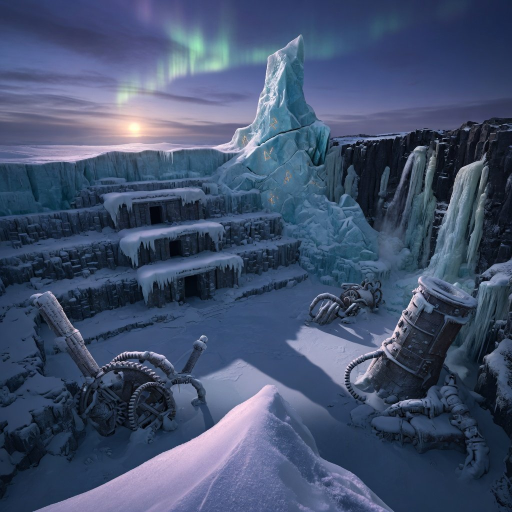
#> input picture tools/gatesuite/fixtures/key-zd1-b.jpg, 1024 x 1024 px, found by its file name (shown at 1/2 size)
$ python metrics.py ../../gatesuite/fixtures/dark-value-copy.jpg
#> lines starting #> are read from the running program, lines starting #| are printed output that depends on the picture; after the words box and inside, x2 and y2 are one past the last pixel; in counts of white or black regions, pixels touching at a corner belong together; pictures that were not available may be replaced by others from this repository, and a replacement may not be noted
import cv2,numpy as np,json,sys
V=sys.argv[1]
key=cv2.imread('/workspace/zd-bible-1012/key-zd1-b.jpg'); r=cv2.imread(f'out/R-{V}-1-keycam.png')
#> further down, key is the input picture: shape (1024, 1024, 3); mean B, G, R 110.4, 81.6, 67.3
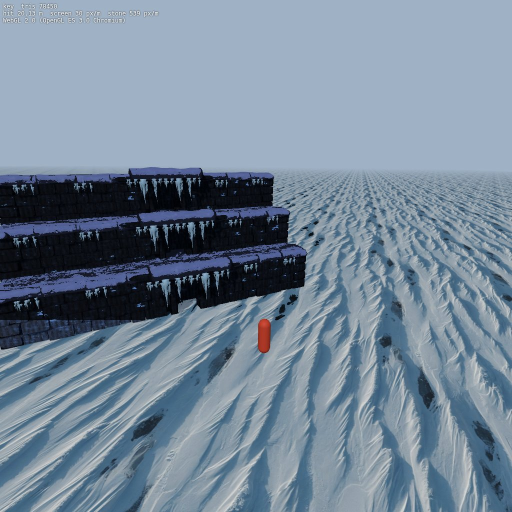
#> input picture tools/gatesuite/fixtures/dark-value-copy.jpg, 1024 x 1024 px, given in place of dark-value-copy.jpg-1-keycam.png, which was not available (shown at 1/2 size)
#> further down, r is the input picture: shape (1024, 1024, 3); mean B, G, R 152, 134.7, 117.4
m=cv2.imread(f'out/R-{V}-mask.png',0)>128
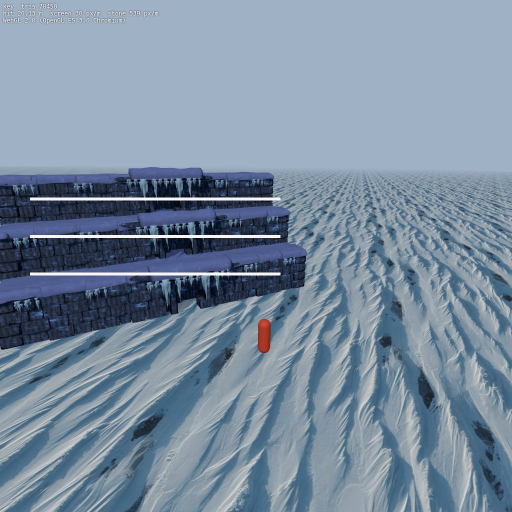
#> input picture tools/gatesuite/fixtures/v11-icicle-bar.jpg, 1024 x 1024 px, given in place of dark-value-copy.jpg-mask.png, which was not available (shown at 1/2 size)
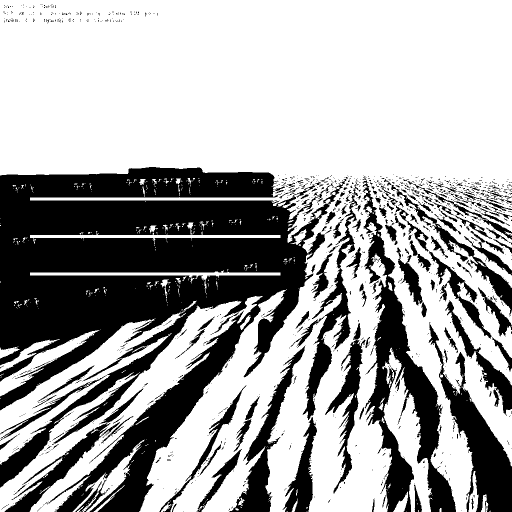
#> m: shape (1024, 1024) bool (shown at 1/2 size); 65.2% white; 1316 black regions (1140 under 20 px), largest, box (x1, y1, x2, y2) and area: (0, 334, 696, 1024) 227997, (725, 362, 912, 1024) 33352, (857, 644, 1024, 1024) 17646
#> (the run stopped early here; a loop or call above may not have finished)
